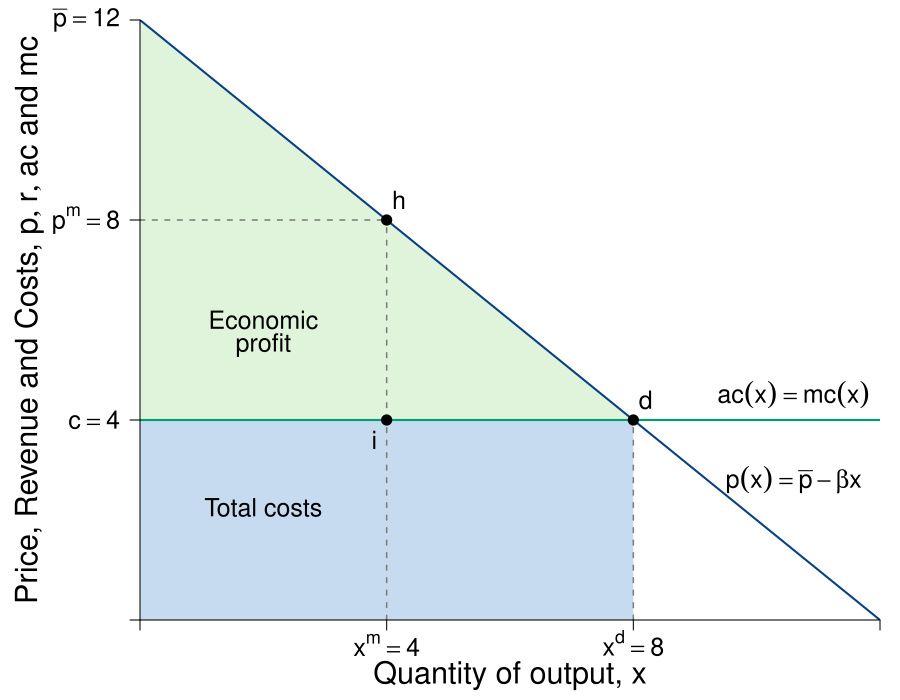

Here is the R script that generated this plot:
#Graph Designer: Simon Halliday
#Authors: Bowles, Foley and Halliday
#Title: Coordination, Conflict and Competition: A Text in Microeconomics

require(shape)
pdf(file = "competitionmarkets/monopolist_discriminating.pdf", width = 9, height = 7)

#Set parameters for graphics
axislabelsize <- 1.5
labelsize <- 1.2
graphlinewidth <- 3
segmentlinewidth <- 2

COL <- c("#7fc97f", "#beaed4", "#fdc086", "#ffff99", "#386cb0", "#f0027f", "#bf5b17", "#666666")
COLA <- c("#e0f3db", "#99d8c9","#66c2a4","#41ae76", "#238b45", "#005824")
COLB <- c("#c6dbef", "#4eb3d3", "#2b8cbe", "#0868ac","#084081")

#Edited the margins to cater for the larger LHS labels
par(mar =  c(6, 7, 4, 4))

AvgRevenue <- function(x, rmax = 12, xmax = 12){
  rmax - (rmax/xmax)*x
}

MRevenue <- function(x, rmax = 12, xmax = 12){
  rmax - 2*(rmax/xmax)*x
}

AvgCost <- function(x, c0 = 2, c1 = 4){
  c0/x + c1
}

xlims <- c(0, 12)
ylims <- c(0, 12)

npts <- 501 
x <- seq(xlims[1], xlims[2], length.out = npts)
y <- seq(ylims[1], ylims[2], length.out = npts) 
a <- c(13, 16.75, 19.25)

plot(0, 0, xlim = xlims, ylim = ylims, type = "n",
     xlab = expression(paste("")),
     ylab = expression(paste("")), 
     xaxt = "n", 
     yaxt = "n", 
     cex.lab = axislabelsize, 
     bty = "n",
     xaxs="i", 
     yaxs="i")

# ticksy <- seq(from = ylims[1], to = ylims[2], by = 1)
# ylabels <- seq(from = ylims[1], to = ylims[2], by = 1)
# ticksx <- seq(from = xlims[1], to = xlims[2], by = 1)
# xlabels <- seq(from = xlims[1], to = xlims[2], by = 1)
ticksy <- c(0, 4, AvgRevenue(x = 4), ylims[2])
ylabels <- c(NA, expression(paste(c[1])), expression(paste(p^{mon})), expression(paste(p[max])))
ticksx <- c(0, 4, 8, xlims[2])
xlabels <- c(NA, expression(paste(x^{mon})), expression(paste(x^{disc})), NA)

axis(1, at = ticksx, pos = 0, labels = xlabels, cex.axis = labelsize)
axis(2, at = ticksy, pos = 0, labels = ylabels, las = 1, cex.axis = labelsize)

npts <- 500 
xx1 <- seq(xlims[1], xlims[2], length.out = npts)
xx3 <- seq(2, 6, length.out = npts)

#Draw the polygon for profit
xpoly1 <- c(0, 8, 0, 0)
ypoly1 <- c(4, 4, 12, 4)
polygon(x = xpoly1, y = ypoly1, col=COLA[1], density=NULL, border = NA)

#Draw the polygon for costs
xpoly2 <- c(0, 8, 8, 0, 0)
ypoly2 <- c(0, 0, 4, 4, 0)
polygon(x = xpoly2, y = ypoly2, col=COLB[1], density=NULL, border = NA)

#lines(xx1, bcA(xx1, w = 10, p = 1.5), col = COLB[3], lwd = graphlinewidth)
lines(xx1, AvgRevenue(xx1, rmax = 12, xmax = 12), col = COLB[5], lwd = graphlinewidth)
#lines(xx1, MRevenue(xx1, rmax = 12, xmax = 12), col = COLB[4], lwd = graphlinewidth)
#lines(xx1, AvgCost(xx1, c0 = 2, c1 = 4), col = COLA[5], lwd = graphlinewidth)

#Label the axes
mtext(expression(paste("Quantity of output, ", x)), side=1, line = 2.5, cex = axislabelsize)
text(-2.1, 0.5*ylims[2], expression(paste("Price, Revenue and Costs, ", list(p, r, ac), " and ", mc)), xpd = TRUE, cex = axislabelsize, srt = 90) 

#Label curves
text(10.5, 4.5, expression(paste(ac(x) == mc(x))), cex = labelsize)
text(10.5, 3, expression(paste(p(x) == p[max] - s*x)), cex = labelsize)
#text(6, 3, expression(paste(mr(x) == p[max] - 2*s*x)), cex = labelsize)

#Labels cost and profit areas
text(2, 0.5*AvgCost(x = 4), expression("Total Costs"), cex = labelsize)
text(2, 6, expression("Profit"), cex = labelsize)

#Draw segments for total costs
segments(0, AvgRevenue(x = 4), 4, AvgRevenue(x = 4), lty = 2, col = "gray" , lwd = segmentlinewidth)
segments(4, 0, 4, AvgRevenue(x = 4), lty = 2, col = "gray" , lwd = segmentlinewidth)
segments(0, 4, xlims[2], 4, lty = 1, col = COL[1] , lwd = graphlinewidth)
segments(8, 0, 8, 4, lty = 2, col = "gray" , lwd = segmentlinewidth)

#Label Points for comparison
points(4, MRevenue(x = 4), pch = 16, col = "black", cex = 1.5)
text(3.8, MRevenue(x = 4) - 0.4, expression(i), cex = labelsize)

points(8, AvgRevenue(x = 8), pch = 16, col = "black", cex = 1.5)
text(8.2, AvgRevenue(x = 8) + 0.4, expression(d), cex = labelsize)

points(4, AvgRevenue(x = 4), pch = 16, col = "black", cex = 1.5)
text(4.2, AvgRevenue(x = 4) + 0.4, expression(h), cex = labelsize)


#Arrow to mr = mc
#text(7.5, 9.5, expression(paste("Profit Maximum at")), cex = labelsize)
#text(7.5, 9, expression(paste(mr == mc)), cex = labelsize)
#Arrows(6.1, 9.2, 4.2, 4.3, col = "black", lty = 1, lwd = 2, arr.type = "triangle", arr.lwd = 0.5)



dev.off()
